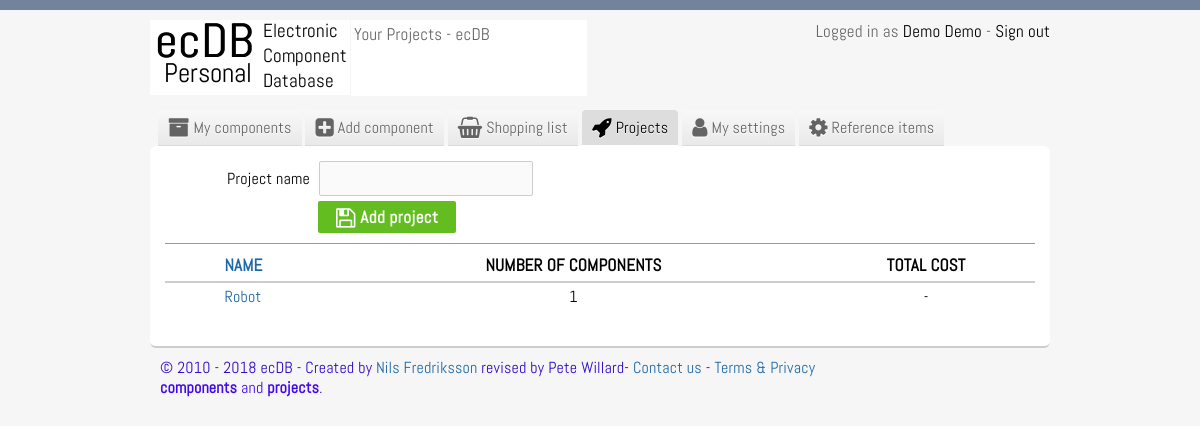
The page /proj_list.php (signed in) on the database its author committed.
### tables this page shows
CREATE TABLE IF NOT EXISTS `members` (
`member_id` int(11) NOT NULL,
  `firstname` varchar(32) NOT NULL,
  `lastname` varchar(32) NOT NULL,
  `login` varchar(32) NOT NULL,
  `mail` varchar(32) NOT NULL,
  `passwd` varchar(32) NOT NULL,
  `admin` int(11) NOT NULL DEFAULT '0',
  `measurement` int(11) NOT NULL DEFAULT '1',
  `currency` varchar(3) NOT NULL DEFAULT 'USD',
  `reg_date` timestamp NOT NULL DEFAULT CURRENT_TIMESTAMP
);

CREATE TABLE IF NOT EXISTS `projects` (
`project_id` int(11) NOT NULL,
  `project_owner` int(11) NOT NULL,
  `project_name` varchar(64) NOT NULL
);

### HTML/include/include_proj_list_projets.php (the view, shortened to what this page needs)
<?php
class Proj {
	public function ProjList() {
		$owner = $_SESSION['SESS_MEMBER_ID'];
		$GetPersonal = mysqli_query($connection,"SELECT currency FROM members WHERE member_id = ".$owner."");
		$personal = mysqli_fetch_assoc($GetPersonal);
		if(isset($_GET['by'])) {
			$by			=	strip_tags(mysqli_real_escape_string($connection,$_GET["by"]));
			$order_q	=	strip_tags(mysqli_real_escape_string($connection,$_GET["order"]));
			if($order_q == 'desc' or $order_q == 'asc'){
				$order = $order_q;
			}
			else{
				$order = 'asc';
			}
			if($by == 'name') {
				$GetDataComponentsAll = "SELECT * FROM projects WHERE project_owner = ".$owner." ORDER by project_name ".$order."";
			}
			else {
				$GetDataComponentsAll = "SELECT * FROM projects WHERE project_owner = ".$owner." ORDER by project_name ASC";
			}
		}
		else {
			$GetDataComponentsAll = "SELECT * FROM projects WHERE project_owner = ".$owner." ORDER by project_name ASC";
		}
		$sql_exec = mysqli_Query($connection,$GetDataComponentsAll);
		while($showDetails = mysqli_fetch_array($sql_exec)) {
			echo "<tr>";
				echo '<td class="edit"><a href="proj_edit.php?proj_id=';
				echo '"><span class="fa fa-pencil fa-lg"></span></a></td>';
				echo '<td>';
					echo '<a href="proj_show.php?proj_id=';
					echo $showDetails['project_id'];
					echo '">';
					echo $showDetails['project_name'];
					echo '</a>';
				echo '</td>';
				echo "<td>";
					$components = mysqli_query($connection,"SELECT projects_data_project_id FROM projects_data WHERE projects_data_project_id = ".$showDetails['project_id']."");
					$number_components = mysqli_num_rows($components);
					if ($number_components == 0){
						echo "-";
					}
					else{
						echo $number_components;
					}
				echo "</td>";
				echo '<td>';
					$GetDataPrice = "SELECT SUM(total) FROM (SELECT projects_data_quantity * price AS total FROM projects_data JOIN `data` WHERE data.id = projects_data_component_id AND projects_data_project_id = ".$showDetails['project_id'].") AS project_total";
					$sql_exec_price = mysqli_Query($connection,$GetDataPrice) or die(mysql_error());
					while($showPrice = mysqli_fetch_array($sql_exec_price)) {
						if ($showPrice['SUM(total)'] == 0){
							echo "-";
						}
						else{
							echo $showPrice['SUM(total)'];
							echo ' ';
							echo $personal['currency'];
						}
					}
				echo '</td>';
			echo "</tr>";
		}
	}
}
?>

### HTML/include/header.php (shortened to what this page needs)
<div id="header">
	<div>
		<a href="index.php"><img src="img/logo.png" alt="ECDB" style="width:200px;height:75px;"></a>
	</div>
	<span class="userInfo">
		Logged in as <a href="my.php">
		<?php
			$owner = $_SESSION['SESS_MEMBER_ID'];
			$GetName = mysqli_query($connection,"SELECT firstname, lastname FROM members WHERE member_id = ".$owner."");
			$headername = mysqli_fetch_assoc($GetName);
			if(isset($_POST['submit']) && $_SERVER["REQUEST_URI"] == 'my.php') { echo $_POST['firstname']; } else { echo $headername['firstname']; }
			if(isset($_POST['submit']) && $_SERVER["REQUEST_URI"] == 'my.php') { echo $_POST['lastname']; } else { echo $headername['lastname']; }
		?>
		</a> - <a href="logout.php"> Sign out</a>
	</span>
	<?php
	if ($pageTitle == "Home - ecDB" ||
		$pageTitle == "Category - ecDB" ||
		$pageTitle == "View component - ecDB" ||
		$pageTitle == "Search - ecDB" )
	{
		echo '<div class="searchContent">';
		echo 'Search <span class="fa fa-search"></span>';
		echo '<form class="search" action="search.php" method="get">';
		echo '	<input type="text" name="q" autofocus/>';
		echo '</form>';
		echo '</div>';
	} else {
		echo '<div class="searchContent">';
		echo $pageTitle;
		echo '</div>';
	}
?>
</div>

### HTML/css/style.css (style rules this page uses)
body { color: #000; margin: 0; letter-spacing: 0.2px; padding: 0; border-top: 10px solid #74839C; background-color: #f6f6f6; font: normal 16px "Abel", arial, sans-serif; }
table.globalTables tbody tr td { text-align: center; padding: 5px 0; line-height: 18px; }
table.globalTables tbody tr td:nth-child(2) { text-align: left; }
table.globalTables tbody tr td.edit { padding-left: 3px; }
div#header { width: 900px; margin: 0 auto 15px auto; height: 75px; position: relative; }
div#header span.userInfo { color: #666; font-size: 17px; text-shadow: 0 1px 0 #fff; position: absolute; top: 0px; right: 0; }
div#header span.userInfo a { color: #000; text-decoration: none; }
div#header div.searchContent { position: absolute; font-size: 17px; top: 0px; left: 201px; height: 70px; color: #666; padding: 3px; width: 230px; background-color: #fff; }
* { margin: 0; padding: 0; }
a { color: #1e68a6; text-decoration: none; }

### rows shown on the page
members: firstname "Demo", lastname "Demo"
projects: project_name "Robot", number_components "1"

### other values the page prints
$pageTitle "Your Projects - ecDB"
